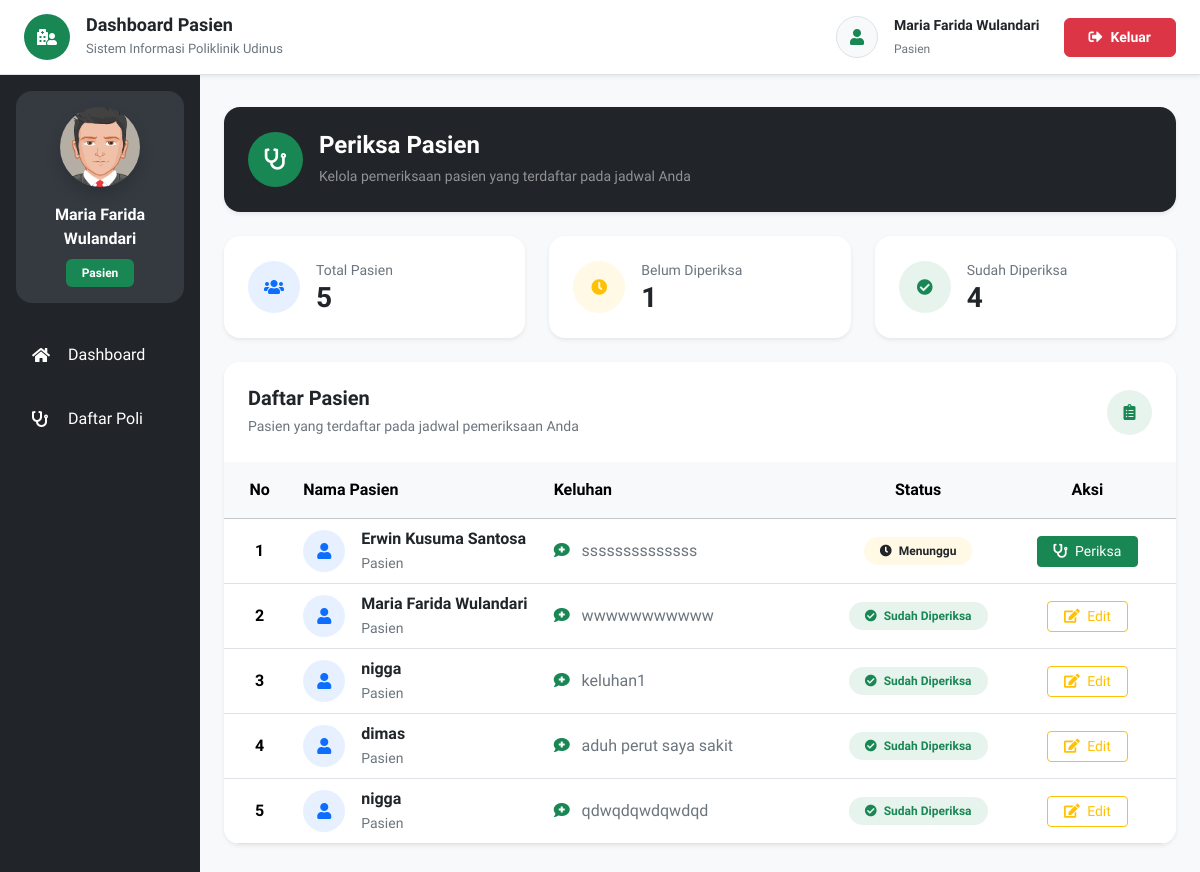
Page /periksaPasien.php (signed in) on the earlier database version.
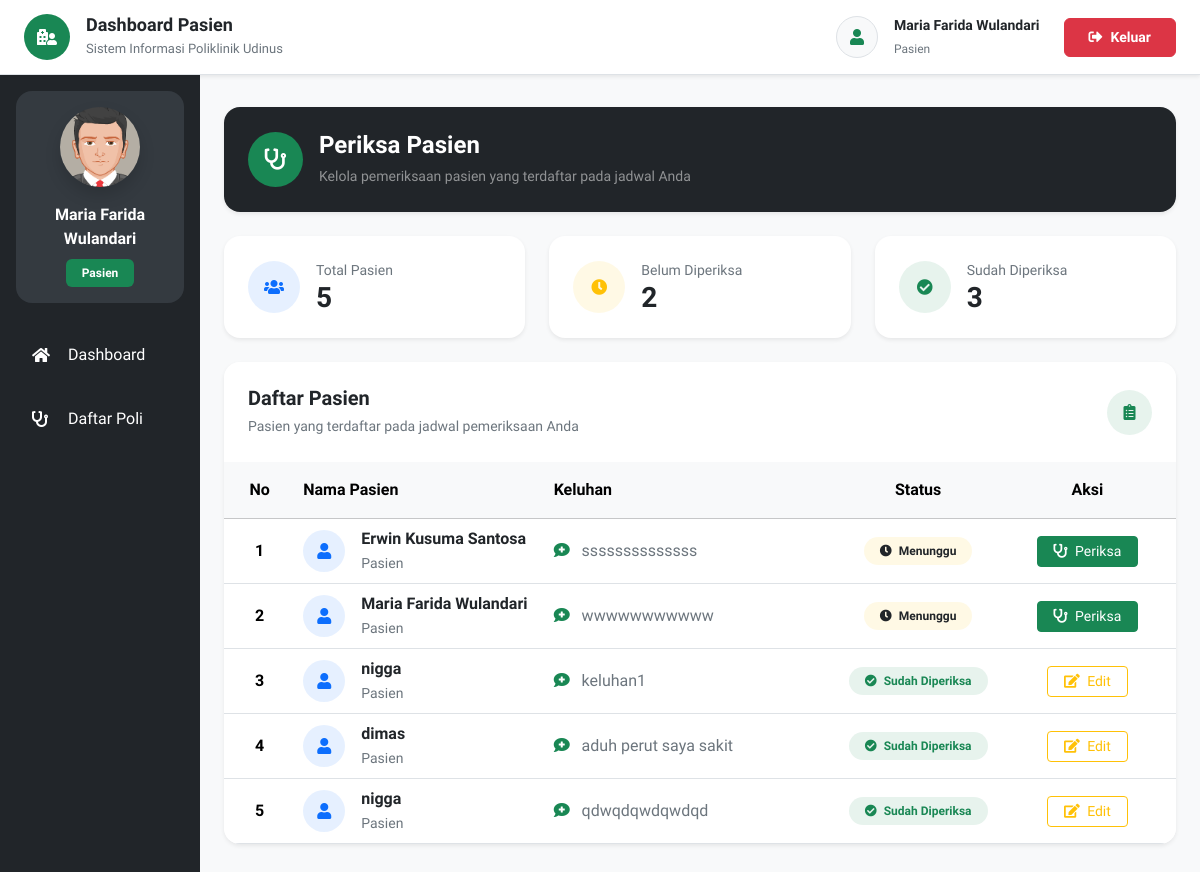
Same page on the later database version.
### tables this page shows
CREATE TABLE `daftar_poli` (
  `id` int UNSIGNED NOT NULL,
  `id_pasien` int UNSIGNED NOT NULL,
  `id_jadwal` int UNSIGNED NOT NULL,
  `keluhan` text NOT NULL,
  `no_antrian` int UNSIGNED NOT NULL,
  `status_periksa` enum('0','1') NOT NULL
);

CREATE TABLE `pasien` (
  `id` int UNSIGNED NOT NULL,
  `nama` varchar(255) NOT NULL,
  `password` varchar(50) NOT NULL,
  `alamat` varchar(255) NOT NULL,
  `no_ktp` varchar(255) NOT NULL,
  `no_hp` varchar(50) NOT NULL,
  `no_rm` varchar(25) NOT NULL
);

### pages/periksaPasien/index.php (the view, shortened to what the changed rows need)
<?php
require_once 'config/koneksi.php';
$id_dokter = isset($id_dokter) ? (int) $id_dokter : 0;
$dataPasienList = [];
$query = "
    SELECT
        daftar_poli.id,
        daftar_poli.keluhan,
        daftar_poli.status_periksa,
        pasien.nama
    FROM daftar_poli
    INNER JOIN pasien
        ON daftar_poli.id_pasien = pasien.id
    INNER JOIN jadwal_periksa
        ON daftar_poli.id_jadwal = jadwal_periksa.id
    INNER JOIN dokter
        ON jadwal_periksa.id_dokter = dokter.id
    WHERE dokter.id = $id_dokter
    ORDER BY daftar_poli.id DESC
";
$result = mysqli_query($mysqli, $query);
if ($result) {
    while ($data = mysqli_fetch_assoc($result)) {
        $dataPasienList[] = $data;
    }
}
$totalBelumPeriksa = 0;
$totalSudahPeriksa = 0;
foreach ($dataPasienList as $data) {
    if ((int) $data['status_periksa'] === 1) {
        $totalSudahPeriksa++;
    } else {
        $totalBelumPeriksa++;
    }
}
?>
<section class="py-2">
    <div class="row g-4 mb-4">
        <div class="col-lg-4 col-md-6">
            <div class="card border-0 shadow-sm rounded-4 h-100">
                <div class="card-body p-4">
                    <div class="d-flex align-items-center">
                        <div>
                            <small class="text-secondary d-block">
                                Belum Diperiksa
                            </small>
                            <h3 class="fw-bold mb-0">
                                <?php echo number_format($totalBelumPeriksa); ?>
                            </h3>
                        </div>
                    </div>
                </div>
            </div>
        </div>
        <div class="col-lg-4 col-md-6">
            <div class="card border-0 shadow-sm rounded-4 h-100">
                <div class="card-body p-4">
                    <div class="d-flex align-items-center">
                        <div>
                            <small class="text-secondary d-block">
                                Sudah Diperiksa
                            </small>
                            <h3 class="fw-bold mb-0">
                                <?php echo number_format($totalSudahPeriksa); ?>
                            </h3>
                        </div>
                    </div>
                </div>
            </div>
        </div>
    </div>
    <div class="card border-0 shadow-sm rounded-4 overflow-hidden">
        <div class="card-body p-0">
            <div class="table-responsive">
                <table class="table table-hover align-middle mb-0">
                    <thead class="table-light">
                        <tr>
                            <th class="text-center px-4 py-3">
                                No
                            </th>
                            <th class="py-3">
                                Nama Pasien
                            </th>
                            <th class="py-3">
                                Keluhan
                            </th>
                            <th class="text-center py-3">
                                Status
                            </th>
                            <th class="text-center px-4 py-3">
                                Aksi
                            </th>
                        </tr>
                    </thead>
                    <tbody>
                    <?php if (!empty($dataPasienList)) { ?>
                        <?php
                        $no = 1;
                        foreach ($dataPasienList as $data) {
                        ?>
                            <tr>
                                <td class="text-center px-4 fw-semibold">
                                    <?php echo $no++; ?>
                                </td>
                                <td style="min-width:220px;">
                                    <div class="d-flex align-items-center">
                                        <div class="bg-primary bg-opacity-10 text-primary rounded-circle d-flex align-items-center justify-content-center me-3"
                                            style="
                                                width:42px;
                                                height:42px;
                                                min-width:42px;
                                            ">
                                            <i class="fas fa-user"></i>
                                        </div>
                                        <div>
                                            <div class="fw-semibold text-dark">
                                                <?php
                                                echo htmlspecialchars(
                                                    $data['nama']
                                                );
                                                ?>
                                            </div>
                                            <small class="text-secondary">
                                                Pasien
                                            </small>
                                        </div>
                                    </div>
                                </td>
                                <td style="
                                    min-width:280px;
                                    white-space:normal;
                                ">
                                    <div class="text-secondary">
                                        <i class="fas fa-comment-medical text-success me-2"></i>
                                        <?php
                                        echo nl2br(
                                            htmlspecialchars(
                                                $data['keluhan']
                                            )
                                        );
                                        ?>
                                    </div>
                                </td>
                                <td class="text-center">
                                    <?php if ((int) $data['status_periksa'] === 1) { ?>
                                        <span class="badge bg-success bg-opacity-10 text-success px-3 py-2 rounded-pill">
                                            <i class="fas fa-check-circle me-1"></i>
                                            Sudah Diperiksa
                                        </span>
                                    <?php } else { ?>
                                        <span class="badge bg-warning bg-opacity-10 text-dark px-3 py-2 rounded-pill">
                                            <i class="fas fa-clock me-1"></i>
                                            Menunggu
                                        </span>
                                    <?php } ?>
                                </td>
                                <td class="text-center px-4"
                                    style="min-width:170px;">
                                    <?php if ((int) $data['status_periksa'] === 1) { ?>
                                        <button type="button"
                                            class="btn btn-sm btn-outline-warning px-3"
                                            data-bs-toggle="modal"
                                            data-bs-target="#editModal<?php echo (int) $data['id']; ?>">
                                            <i class="fas fa-edit me-1"></i>
                                            Edit
                                        </button>
                                    <?php } else { ?>
                                        <button type="button"
                                            class="btn btn-sm btn-success px-3"
                                            data-bs-toggle="modal"
                                            data-bs-target="#periksaModal<?php echo (int) $data['id']; ?>">
                                            <i class="fas fa-stethoscope me-1"></i>
                                            Periksa
                                        </button>
                                    <?php } ?>
                                </td>
                            </tr>
                        <?php } ?>
                    <?php } ?>
                    </tbody>
                </table>
            </div>
        </div>
    </div>
</section>

Differences in the rows shown:
changed daftar_poli "wwwwwwwwwww": status_periksa "Sudah Diperiksa Edit" → "Menunggu Periksa"
Other differences:
$totalBelumPeriksa: "1" → "2"
$totalSudahPeriksa: "4" → "3"
